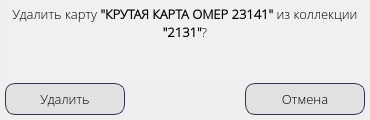
<?xml version="1.0" encoding="UTF-8"?>
<ui version="4.0">
 <class>Delete_window</class>
 <widget class="QDialog" name="Delete_window">
  <property name="geometry">
   <rect>
    <x>0</x>
    <y>0</y>
    <width>370</width>
    <height>120</height>
   </rect>
  </property>
  <property name="minimumSize">
   <size>
    <width>370</width>
    <height>120</height>
   </size>
  </property>
  <property name="maximumSize">
   <size>
    <width>370</width>
    <height>120</height>
   </size>
  </property>
  <property name="font">
   <font>
    <family>Open Sans Light</family>
    <pointsize>9</pointsize>
   </font>
  </property>
  <property name="windowTitle">
   <string>Удалить коллекцию</string>
  </property>
  <property name="windowIcon">
   <iconset>
    <normaloff>photo_data/trash_can.png</normaloff>photo_data/trash_can.png</iconset>
  </property>
  <layout class="QGridLayout" name="gridLayout">
   <property name="leftMargin">
    <number>5</number>
   </property>
   <property name="topMargin">
    <number>1</number>
   </property>
   <property name="rightMargin">
    <number>5</number>
   </property>
   <property name="bottomMargin">
    <number>5</number>
   </property>
   <property name="spacing">
    <number>5</number>
   </property>
   <item row="0" column="0">
    <layout class="QVBoxLayout" name="verticalLayout">
     <property name="spacing">
      <number>0</number>
     </property>
     <item>
      <widget class="QTextBrowser" name="textBrowser_delete">
       <property name="maximumSize">
        <size>
         <width>16777215</width>
         <height>92</height>
        </size>
       </property>
       <property name="font">
        <font>
         <family>Open Sans Light</family>
         <pointsize>10</pointsize>
        </font>
       </property>
       <property name="styleSheet">
        <string notr="true">background-color: rgb(240, 240, 240);</string>
       </property>
       <property name="frameShape">
        <enum>QFrame::NoFrame</enum>
       </property>
       <property name="verticalScrollBarPolicy">
        <enum>Qt::ScrollBarAlwaysOff</enum>
       </property>
       <property name="horizontalScrollBarPolicy">
        <enum>Qt::ScrollBarAlwaysOff</enum>
       </property>
       <property name="sizeAdjustPolicy">
        <enum>QAbstractScrollArea::AdjustToContents</enum>
       </property>
       <property name="html">
        <string>&lt;!DOCTYPE HTML PUBLIC &quot;-//W3C//DTD HTML 4.0//EN&quot; &quot;http://www.w3.org/TR/REC-html40/strict.dtd&quot;&gt;
&lt;html&gt;&lt;head&gt;&lt;meta name=&quot;qrichtext&quot; content=&quot;1&quot; /&gt;&lt;style type=&quot;text/css&quot;&gt;
p, li { white-space: pre-wrap; }
&lt;/style&gt;&lt;/head&gt;&lt;body style=&quot; font-family:'Open Sans Light'; font-size:10pt; font-weight:400; font-style:normal;&quot;&gt;
&lt;p align=&quot;center&quot; style=&quot; margin-top:0px; margin-bottom:0px; margin-left:0px; margin-right:0px; -qt-block-indent:0; text-indent:0px;&quot;&gt;&lt;span style=&quot; font-family:'MS Shell Dlg 2';&quot;&gt;Удалить карту &lt;/span&gt;&lt;span style=&quot; font-family:'MS Shell Dlg 2'; font-weight:600;&quot;&gt;&amp;quot;КРУТАЯ КАРТА ОМЕР 23141&amp;quot;&lt;/span&gt;&lt;span style=&quot; font-family:'MS Shell Dlg 2';&quot;&gt; из коллекции &lt;/span&gt;&lt;span style=&quot; font-family:'MS Shell Dlg 2'; font-weight:600;&quot;&gt;&amp;quot;2131&amp;quot;&lt;/span&gt;&lt;span style=&quot; font-family:'MS Shell Dlg 2';&quot;&gt;?&lt;/span&gt;&lt;/p&gt;&lt;/body&gt;&lt;/html&gt;</string>
       </property>
      </widget>
     </item>
     <item>
      <layout class="QHBoxLayout" name="horizontalLayout">
       <item>
        <widget class="QPushButton" name="btn_delete">
         <property name="sizePolicy">
          <sizepolicy hsizetype="Expanding" vsizetype="Preferred">
           <horstretch>0</horstretch>
           <verstretch>0</verstretch>
          </sizepolicy>
         </property>
         <property name="font">
          <font>
           <family>Open Sans Light</family>
           <pointsize>10</pointsize>
          </font>
         </property>
         <property name="styleSheet">
          <string notr="true">QPushButton {
background-color: rgb(225, 225, 225);
border: 1px solid #343155;
padding: 6px; border-radius: 10px;}

QPushButton:hover, QPushButton:clicked { 
background-color: rgb(208, 208, 208); 
border: 1px solid rgb(106, 106, 106);}
QPushButton:pressed {
background-color: rgb(84, 84, 84) ;}</string>
         </property>
         <property name="text">
          <string>Удалить</string>
         </property>
         <property name="icon">
          <iconset>
           <normaloff>photo_data/trash_can.png</normaloff>photo_data/trash_can.png</iconset>
         </property>
         <property name="autoDefault">
          <bool>false</bool>
         </property>
        </widget>
       </item>
       <item>
        <spacer name="horizontalSpacer">
         <property name="orientation">
          <enum>Qt::Horizontal</enum>
         </property>
         <property name="sizeHint" stdset="0">
          <size>
           <width>40</width>
           <height>20</height>
          </size>
         </property>
        </spacer>
       </item>
       <item>
        <widget class="QPushButton" name="btn_cancel">
         <property name="sizePolicy">
          <sizepolicy hsizetype="Expanding" vsizetype="Preferred">
           <horstretch>0</horstretch>
           <verstretch>0</verstretch>
          </sizepolicy>
         </property>
         <property name="font">
          <font>
           <family>Open Sans Light</family>
           <pointsize>10</pointsize>
          </font>
         </property>
         <property name="layoutDirection">
          <enum>Qt::LeftToRight</enum>
         </property>
         <property name="styleSheet">
          <string notr="true">QPushButton {
background-color: rgb(225, 225, 225);
border: 1px solid #343155;
padding: 6px; border-radius: 10px;}

QPushButton:hover, QPushButton:clicked { 
background-color: rgb(208, 208, 208); 
border: 1px solid rgb(225, 78, 78);}
QPushButton:pressed {
background-color:rgb(211, 79, 79);}</string>
         </property>
         <property name="text">
          <string>Отмена</string>
         </property>
         <property name="icon">
          <iconset>
           <normaloff>photo_data/cross.png</normaloff>photo_data/cross.png</iconset>
         </property>
         <property name="autoDefault">
          <bool>false</bool>
         </property>
        </widget>
       </item>
      </layout>
     </item>
    </layout>
   </item>
  </layout>
 </widget>
 <resources/>
 <connections/>
</ui>
